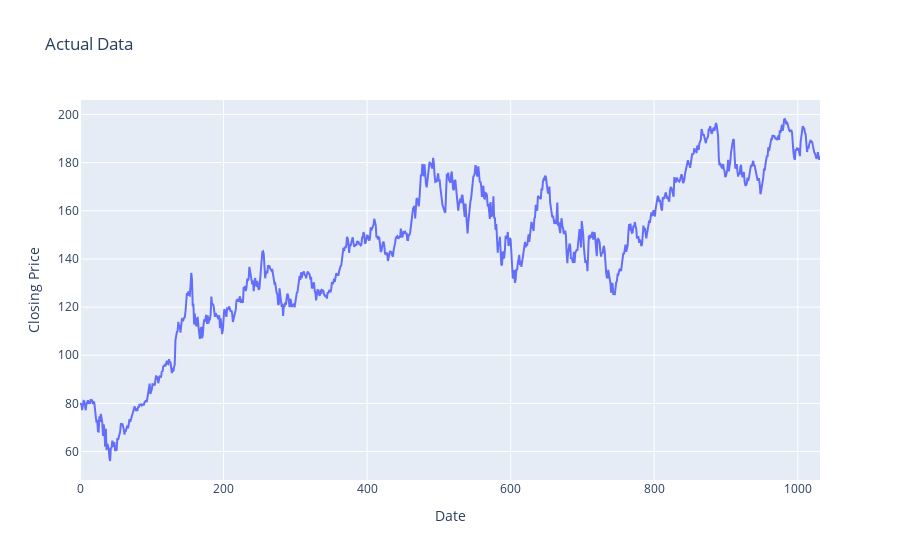

Write notebook code for a chart like this one.
### Code cell
# Create traces
trace1 = go.Scatter(x=df2.index, y=df2['Close'], mode='lines', name='Actual Data', line=dict(width=2))

# Plot layout
layout = go.Layout(
    title='Actual Data',
    xaxis=dict(title='Date'),
    yaxis=dict(title='Closing Price'),
    legend=dict(x=0, y=1, traceorder="normal")
)

# Create figure
fig = go.Figure(data=[trace1], layout=layout)

# Show plot
fig.show()

### Figure 1 — Plotly figure (JSON) as saved in the notebook; plotly's stock layout.template omitted (floating-point values rounded to 4 significant figures; data arrays with more than 128 entries replaced by an {"elided": "..."} marker saying what was removed)
{"data": [{"line": {"width": 2}, "mode": "lines", "name": "Actual Data", "type": "scatter", "x": {"elided": "1032 int values"}, "y": {"elided": "1032 float values"}}], "layout": {"legend": {"traceorder": "normal", "x": 0, "y": 1}, "title": {"text": "Actual Data"}, "xaxis": {"title": {"text": "Date"}}, "yaxis": {"title": {"text": "Closing Price"}}}}
